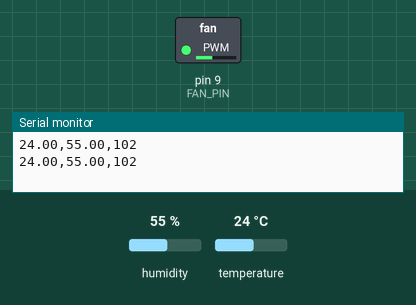
Bench run of a sketch on a simulated Arduino Uno, built with avr-gcc and run on an emulated ATmega328P. Parts: switched loads named in the sketch (green lamp = pin HIGH), the last lines printed to the serial monitor. Inputs (shaded band) come from the test bench; at power-on: temperature 24 °C, humidity 55 %.

Above: at 2.8 s.
2.9 s: temperature set to 12 °C
At 4.8 s:
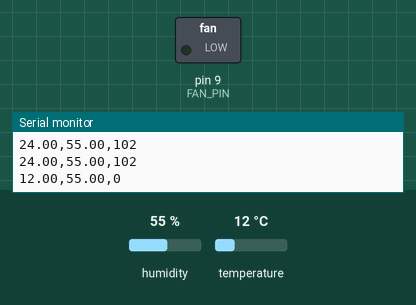
5.6 s: temperature set to 20.2 °C
8.3 s: temperature set to 21.3 °C
At 11.2 s:
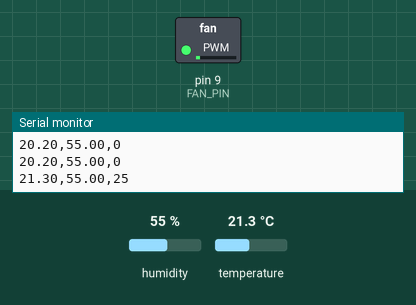
11.5 s: temperature set to 28 °C
At 13.0 s:
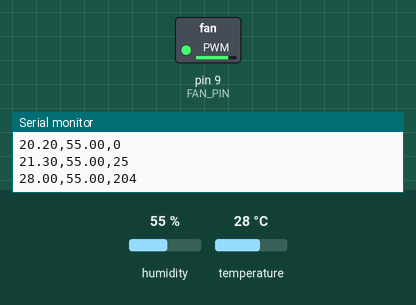
14.2 s: temperature set to 19 °C
At 16.5 s:
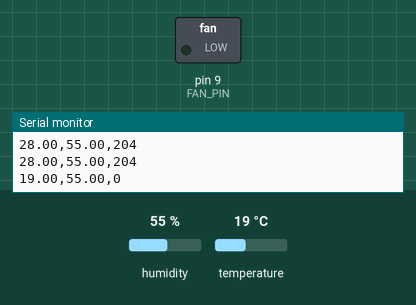
Timing chart, 0 to 18.0 s (numbered marks = the images above; inputs shaded):
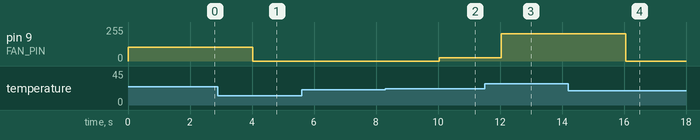

Measured:
- after the input at 2.9 s, pin 9 (FAN_PIN): 102/255 → 0/255 after 1.1 s
- after the input at 8.3 s, pin 9 (FAN_PIN): 0/255 → 25/255 after 1.7 s
- after the input at 11.5 s, pin 9 (FAN_PIN): 25/255 → 204/255 after 0.54 s
- after the input at 14.2 s, pin 9 (FAN_PIN): 204/255 → 0/255 after 1.9 s

The sketch:

arduino_code.ino
```cpp
#include <DHT.h>

#define DHTPIN 5       // DHT sensor pin
#define DHTTYPE DHT22  // DHT sensor type
#define FAN_PIN 9      // Fan connected to PWM pin 9

DHT dht(DHTPIN, DHTTYPE);

float thresholdTemp = 30.0; // Temperature threshold
int fanSpeed = 0;

void setup() {
  Serial.begin(9600);
  dht.begin();
  pinMode(FAN_PIN, OUTPUT);
}

void loop() {
  float temperature = dht.readTemperature();
  float humidity = dht.readHumidity();

  if (isnan(temperature) || isnan(humidity)) {
    Serial.println("Failed to read from DHT sensor!");
    return;
  }

  // Control fan speed based on temperature
  fanSpeed = map(constrain(temperature, 20, thresholdTemp), 20, thresholdTemp, 0, 255);
  analogWrite(FAN_PIN, fanSpeed);

  // Send data to ESP8266 via serial
  Serial.print(temperature);
  Serial.print(",");
  Serial.print(humidity);
  Serial.print(",");
  Serial.println(fanSpeed);

  delay(2000); // Delay to avoid flooding the serial communication
}
```
